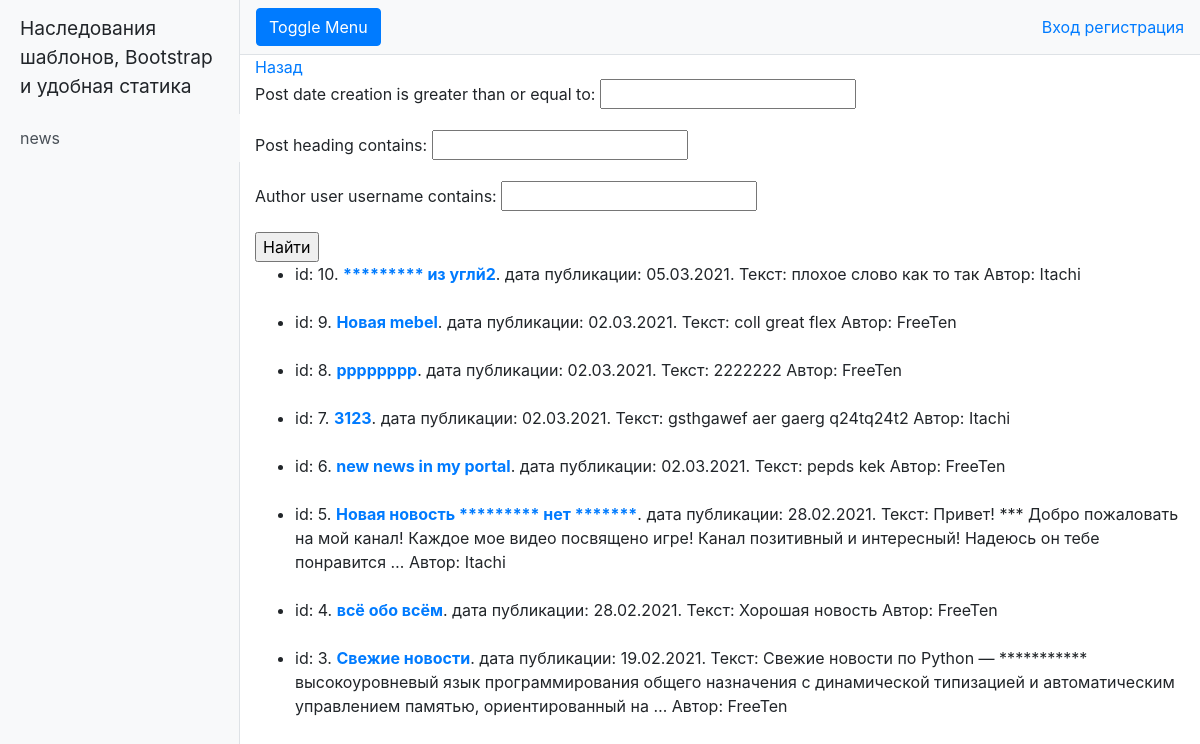
/news/search, run on the app's committed database.
### NewsPaper/models.py (models this page shows, shortened)
class Post(models.Model):
    state = 'ST'
    news = 'NE'
    FIELD = [
        (state, 'Статья'),
        (news, 'Новость')
    ]
    type = models.CharField(max_length=2, choices=FIELD)
    post_date_creation = models.DateTimeField(auto_now_add=True)
    post_heading = models.CharField(max_length=255)
    post_text = models.TextField()
    post_rating = models.IntegerField(default=0)
    author = models.ForeignKey(Author, on_delete=models.CASCADE)
    category = models.ManyToManyField(Category, through='PostCategory')

class Author(models.Model):
    user = models.ForeignKey(User, on_delete=models.CASCADE)
    author_rating = models.IntegerField(default=0)

### NewsPaper/views.py (the view)
# urls.py: path('search', SearchNews.as_view()),
class SearchNews(ListView):
    model = Post
    template_name = 'search.html'
    context_object_name = 'news'
    paginate_by = 1
    queryset = Post.objects.filter(type='NE').order_by('-post_date_creation')
    def get_context_data(self, **kwargs):
        context = super().get_context_data(**kwargs)
        context['filter'] = NewsFilter(self.request.GET, queryset=self.get_queryset())
        return context

### NewsPaper/templatetags/my_filters.py (called while the page is built)
@register.filter(name='censor')
def censor(value):
    if isinstance(value, str):
        censor_words = ['плохоеслово', 'компостер', 'гадость', 'лох']
        split_string = value.split()
        for word in censor_words:
            if word in split_string:
                for j in range(len(split_string)):
                    if word == split_string[j]:
                        split_string[j] = '*' * len(split_string[j])
        return ' '.join(split_string)
    else:
        raise ValueError(f'Ошибка: значение должно быть строкой')

### templates/search.html (shortened to what this page needs)
{% extends 'default.html' %}
{% load my_filters %}
{% block content %}
    <div><a href="/news/">Назад</a></div>
    <form method="GET">
        {{ filter.form.as_p }}
        <input type="submit" value="Найти">
    </form>
    <ul>
    {% for single_news in filter.qs %}
        <li>id: {{ single_news.id }}. <b><a href="/news/{{ single_news.id }}">{{ single_news.post_heading|censor }}</a></b>. дата публикации: {{ single_news.post_date_creation|date:'d.m.Y' }}. Текст: {{ single_news.post_text|truncatewords:20|censor }} Автор: {{ single_news.author.user }}</li>
        <br>
    {% endfor %}
</ul>
{% endblock content %}

### data on the page
Post: id "10", post_heading|censor "********* из углй2", post_date_creation "05.03.2021", post_text|censor "плохое слово как то так", author.user "Itachi"
Post: id "9", post_heading|censor "Новая mebel", post_date_creation "02.03.2021", post_text|censor "coll great flex", author.user "FreeTen"
Post: id "8", post_heading|censor "pppppppp", post_date_creation "02.03.2021", post_text|censor "2222222", author.user "FreeTen"
Post: id "7", post_heading|censor "3123", post_date_creation "02.03.2021", post_text|censor "gsthgawef aer gaerg q24tq24t2", author.user "Itachi"
Post: id "6", post_heading|censor "new news in my portal", post_date_creation "02.03.2021", post_text|censor "pepds kek", author.user "FreeTen"
Post: id "5", post_heading|censor "Новая новость ********* нет *******", post_date_creation "28.02.2021", post_text|censor "Привет! *** Добро пожаловать на мой канал! Каждое мое видео посвящено игре! Канал позитивный и интересный! Надеюсь он тебе понравится …", author.user "Itachi"
Post: id "4", post_heading|censor "всё обо всём", post_date_creation "28.02.2021", post_text|censor "Хорошая новость", author.user "FreeTen"
Post: id "3", post_heading|censor "Свежие новости", post_date_creation "19.02.2021", post_text|censor "Свежие новости по Python — *********** высокоуровневый язык программирования общего назначения с динамической типизацией и автоматическим управлением памятью, ориентированный на …", author.user "FreeTen"
